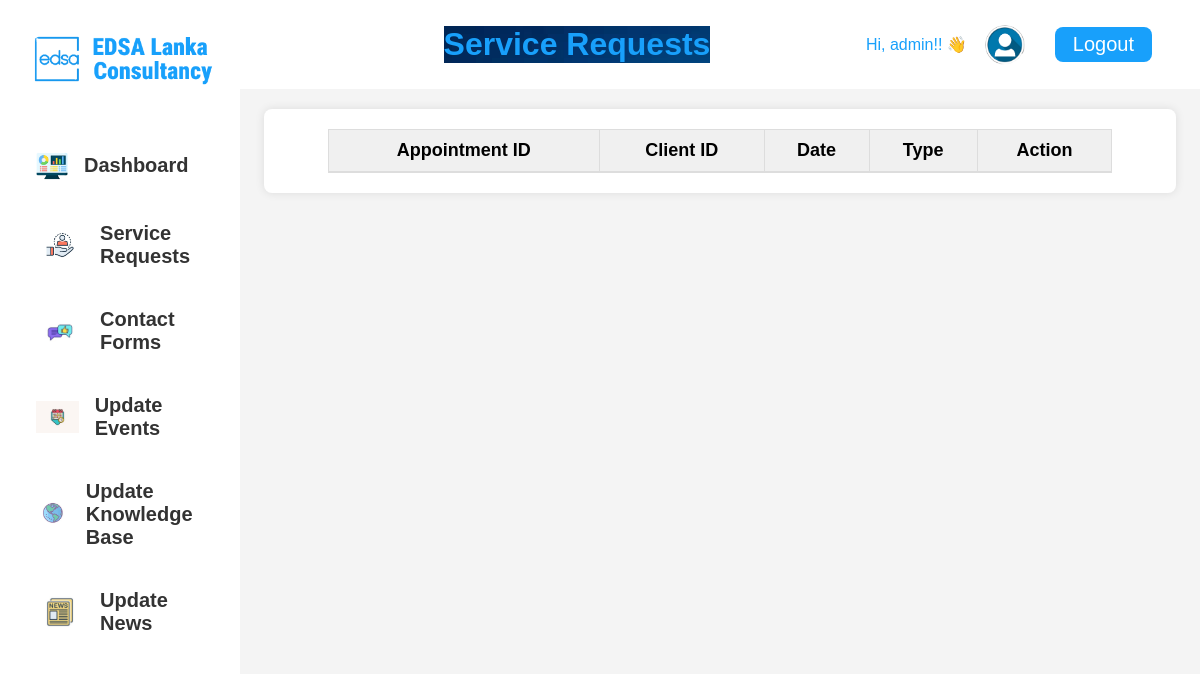
The page /companyworkers/servicerequest/servicerequest.php (signed in) on the database as committed earlier.
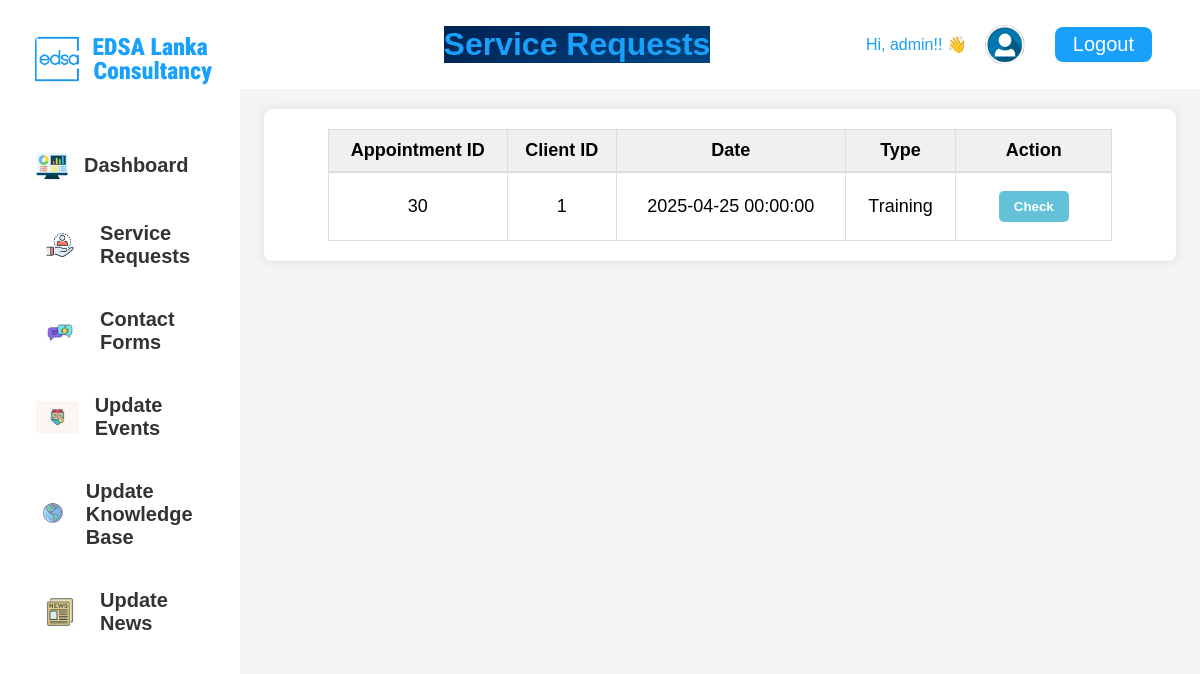
The same page on the database as committed later.
### tables this page shows
CREATE TABLE `appointments` (
  `appointment_id` int(11) NOT NULL,
  `provider_id` int(11) DEFAULT NULL,
  `client_id` int(11) DEFAULT NULL,
  `appointment_date` datetime DEFAULT NULL,
  `status` varchar(255) DEFAULT NULL,
  `created_at` timestamp NOT NULL DEFAULT current_timestamp(),
  `service_type` varchar(100) NOT NULL,
  `message` varchar(1000) NOT NULL
);

### companyworkers/servicerequest/servicerequest.php (the view, shortened to what this page needs)
<?php
  $username = $_SESSION['username'];
?>
<!DOCTYPE html>
<html lang="en">
  <head>
    <link rel="stylesheet" href="style.css">
  </head>
  <body>
    <div class="container">
      <div class="sidebar">
        <div class="logo">
          <img src="../images/logo.png" alt="EDSA Lanka Consultancy Logo">
        </div>
        <ul class="menu">
          <li>
            <a href="../dashboard/dashboard.php">
              <button>
                <img src="../images/dashboard.png" alt="Dashboard">
                Dashboard
              </button>
            </a>
          </li>
          <li>
            <a href="servicerequest.php">
              <button>
                <img src="../images/service.jpg" alt="servicerequest">
                Service Requests
              </button>
            </a>
          </li>
          <li>
            <a href="../contactforums/contactforum.html">
              <button>
                <img src="../images/contact forms.jpg" alt="contactforms">
                Contact Forms
                </button>
            </a>
          </li>
          <li>
            <a href="../updateevents/updateevents.php">
              <button>
                <img src="../images/events.jpg" alt="events">
                Update Events
              </button>
            </a>
          </li>
          <li>
            <a href="../updateknowlgebase/initial.php">
              <button>
                <img src="../images/knowlegdebase.jpg" alt="knowldgedebase">
                Update Knowledge Base
              </button>
            </a>
          </li>
          <li>
            <a href="../updatenews/initial.php">
              <button>
                <img src="../images/news.jpg" alt="News">
                Update News
              </button>
            </a>
          </li>
        </ul>
      </div>
      <div class="main-wrapper">
        <div class=" navbar1">
          <div class="controls card1">
            <h1>Service Requests</h1>
          </div>
          <div class="profile">
            <p>Hi, <?php echo $username ?>!! 👋</p>
            <a href="../SP_Profile/Profile.html">
              <img src="../images/user.png" alt="Profile">
            </a>
          </div>
          <a href="../../Login/Logout.php" class="logout">Logout</a>
        </div>
        <div class="main-container">
          <div class="table-container">
            <table class="table">
              <thead>
                <tr>
                  <th>Appointment ID</th>
                  <th>Client ID</th>
                  <th>Date</th>
                  <th>Type</th>
                  <th>Action</th>
                </tr>
              </thead>
              <tbody>
                <?php
                $sql = "SELECT * FROM appointments WHERE status = 'Pending'";
                $result = mysqli_query($con, $sql);
                if ($result) {
                  while ($row = mysqli_fetch_assoc($result)) {
                    $appointment_id = $row['appointment_id'];
                    $client_id = $row['client_id'];
                    $appointment_date = $row['appointment_date'];
                    $service_type = $row['service_type'];
                    echo '<tr>
                      <td>' . $appointment_id . '</td>
                      <td>' . $client_id . '</td>
                      <td>' . $appointment_date . '</td>
                      <td>' . $service_type . '</td>
                      <td>
                        <button><a href="assign.php?update_id=' . $appointment_id . '">Check</a></button>
                      </td>
                    </tr>';
                  }
                }
                ?>
              </tbody>
            </table>
          </div>
        </div>
      </div>
    </div>
  </body>
</html>

### companyworkers/servicerequest/style.css (style rules this page uses)
* { margin: 0; padding: 0; box-sizing: border-box; }
body { font-family: Arial, sans-serif; background-color: #f4f4f4; min-height: 100vh; overflow-x: hidden; }
.container { display: flex; width: 100%; }
.sidebar { background-color: white; width: 20vw; padding: 3vh; display: flex; flex-direction: column; align-items: center; position: fixed; height: 100vh; }
.sidebar .logo img { width: 100%; max-width: 20vw; margin-bottom: 5vh; }
.menu { list-style: none; width: 100%; }
.menu li { margin-bottom: 2vh; }
.menu a { text-decoration: none; }
.menu button { display: flex; align-items: center; font-size: 2.5vh; font-weight: bold; width: 100%; padding: 1.5vh; color: #333; background-color: #fff; border: none; cursor: pointer; text-align: left; border-radius: 1vh; gap: 1vh; text-decoration: none; }
.menu img { width: auto; height: 4vh; object-fit: contain; margin-right: 1vh; }
.main-wrapper { width: 80vw; margin-left: 20vw; flex: 1; display: flex; flex-direction: column; overflow-x: hidden; }
.navbar1 { width: 80vw; background-color: white; color: #18A0FB; margin-left: 0; padding: 2vh 4vw; z-index: 2; display: flex; justify-content: flex-end; align-items: center; }
.navbar1 a { color: #18A0FB; text-decoration: none; font-size: 2.5vh; padding: 0.8vh 1.5vw; margin-left: 1.5vw; border-radius: 1vh; display: flex; align-items: center; justify-content: center; }
.navbar1 a img { max-width: 100%; max-height: 100%; width: 5vh; height: 5vh; border-radius: 50%; }
.profile { display: flex; align-items: center; margin-right: 1vw; }
.profile a { padding: 0; background-color: #fff; border: none; cursor: pointer; border-radius: 50%; width: 5vh; height: 5vh; display: flex; justify-content: center; align-items: center; }
.logout { background-color: #18A0FB; color: white !important; }
.main-container { padding: 20px; width: 95%; box-sizing: border-box; background: #fff; margin: 20px auto; border-radius: 8px; box-shadow: 0 0 10px rgba(0, 0, 0, 0.1); }
.controls { display: flex; flex-direction: column; justify-content: center; background-color: #fff; margin: 10px auto; }
.card1 { background-image: url("../images/sunset.jpg"); }
.table-container { width: 90%; overflow-x: auto; margin-bottom: 20px; margin: 0 auto; }
.table { width: 100%; border-collapse: collapse; min-width: 600px; font-size: 18px; text-align: left; }
.table th, .table td { padding: 12px 15px; text-align: left; border-bottom: 1px solid #ddd; border: 1px solid #ddd; text-align: center; vertical-align: middle; }
.table thead tr { background-color: #f8f9fa; border-bottom: 2px solid #ddd; }
.table thead th { background-color: #f0f0f0; color: rgb(0, 0, 0); padding: 10px; border: 1px solid #ddd; text-align: center; }
.table td button { padding: 6px 12px; background-color: transparent; border: none; margin: 0 5px; cursor: pointer; }
.table td button a { display: inline-block; padding: 8px 15px; text-decoration: none; color: white; font-weight: bold; border-radius: 5px; transition: background-color 0.3s, transform 0.3s; }
.table td button a[href*="assign.php"] { background-color: #63c2d7; }

Rows that differ between the two databases and show on the page:
added appointments: appointment_id "30", client "1", appointment_date "2025-04-25 00:00:00", service_type "Training"
